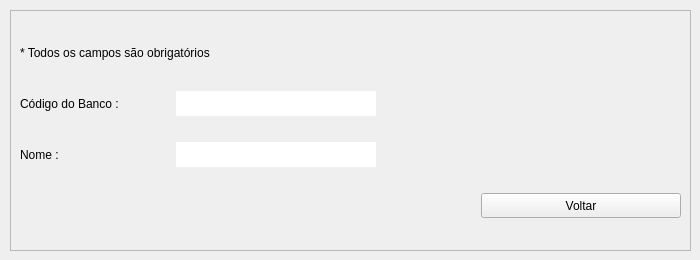
         <widget class="QWidget" name="tab_consultarBanco">
          <attribute name="title">
           <string>Consultar Banco</string>
          </attribute>
          <widget class="QFrame" name="frame_consultarBanco">
           <property name="geometry">
            <rect>
             <x>10</x>
             <y>10</y>
             <width>681</width>
             <height>241</height>
            </rect>
           </property>
           <property name="frameShape">
            <enum>QFrame::StyledPanel</enum>
           </property>
           <property name="frameShadow">
            <enum>QFrame::Raised</enum>
           </property>
           <layout class="QGridLayout" name="gridLayout_10">
            <item row="2" column="0">
             <widget class="QLabel" name="label_titConsultarCodBanco">
              <property name="minimumSize">
               <size>
                <width>150</width>
                <height>25</height>
               </size>
              </property>
              <property name="maximumSize">
               <size>
                <width>150</width>
                <height>25</height>
               </size>
              </property>
              <property name="styleSheet">
               <string notr="true">font: 12pt &quot;Segoe UI&quot;;</string>
              </property>
              <property name="text">
               <string>Código do Banco :</string>
              </property>
              <property name="alignment">
               <set>Qt::AlignJustify|Qt::AlignVCenter</set>
              </property>
             </widget>
            </item>
            <item row="0" column="0" colspan="2">
             <widget class="QLabel" name="label_11">
              <property name="minimumSize">
               <size>
                <width>0</width>
                <height>25</height>
               </size>
              </property>
              <property name="maximumSize">
               <size>
                <width>16777215</width>
                <height>25</height>
               </size>
              </property>
              <property name="text">
               <string>* Todos os campos são obrigatórios</string>
              </property>
             </widget>
            </item>
            <item row="4" column="3">
             <widget class="QPushButton" name="pushButton_voltarListaBancos">
              <property name="enabled">
               <bool>true</bool>
              </property>
              <property name="minimumSize">
               <size>
                <width>200</width>
                <height>25</height>
               </size>
              </property>
              <property name="maximumSize">
               <size>
                <width>200</width>
                <height>25</height>
               </size>
              </property>
              <property name="autoFillBackground">
               <bool>false</bool>
              </property>
              <property name="styleSheet">
               <string notr="true">font: 12pt &quot;Segoe UI&quot;;</string>
              </property>
              <property name="text">
               <string>Voltar</string>
              </property>
             </widget>
            </item>
            <item row="2" column="1" colspan="2">
             <widget class="QLabel" name="label_consultarCodBanco">
              <property name="minimumSize">
               <size>
                <width>200</width>
                <height>25</height>
               </size>
              </property>
              <property name="maximumSize">
               <size>
                <width>200</width>
                <height>25</height>
               </size>
              </property>
              <property name="styleSheet">
               <string notr="true">background-color: rgb(255, 255, 255);
font: 12pt &quot;Segoe UI&quot;;</string>
              </property>
              <property name="text">
               <string/>
              </property>
              <property name="alignment">
               <set>Qt::AlignLeading|Qt::AlignLeft|Qt::AlignVCenter</set>
              </property>
             </widget>
            </item>
            <item row="3" column="1" colspan="2">
             <widget class="QLabel" name="label_consultarNomeBanco">
              <property name="minimumSize">
               <size>
                <width>200</width>
                <height>25</height>
               </size>
              </property>
              <property name="maximumSize">
               <size>
                <width>200</width>
                <height>25</height>
               </size>
              </property>
              <property name="styleSheet">
               <string notr="true">background-color: rgb(255, 255, 255);
font: 12pt &quot;Segoe UI&quot;;</string>
              </property>
              <property name="text">
               <string/>
              </property>
              <property name="alignment">
               <set>Qt::AlignLeading|Qt::AlignLeft|Qt::AlignVCenter</set>
              </property>
             </widget>
            </item>
            <item row="3" column="0">
             <widget class="QLabel" name="label_titConsultarNomeBanco">
              <property name="minimumSize">
               <size>
                <width>150</width>
                <height>25</height>
               </size>
              </property>
              <property name="maximumSize">
               <size>
                <width>150</width>
                <height>25</height>
               </size>
              </property>
              <property name="styleSheet">
               <string notr="true">font: 12pt &quot;Segoe UI&quot;;</string>
              </property>
              <property name="text">
               <string>Nome :</string>
              </property>
              <property name="alignment">
               <set>Qt::AlignJustify|Qt::AlignVCenter</set>
              </property>
             </widget>
            </item>
           </layout>
          </widget>
         </widget>
